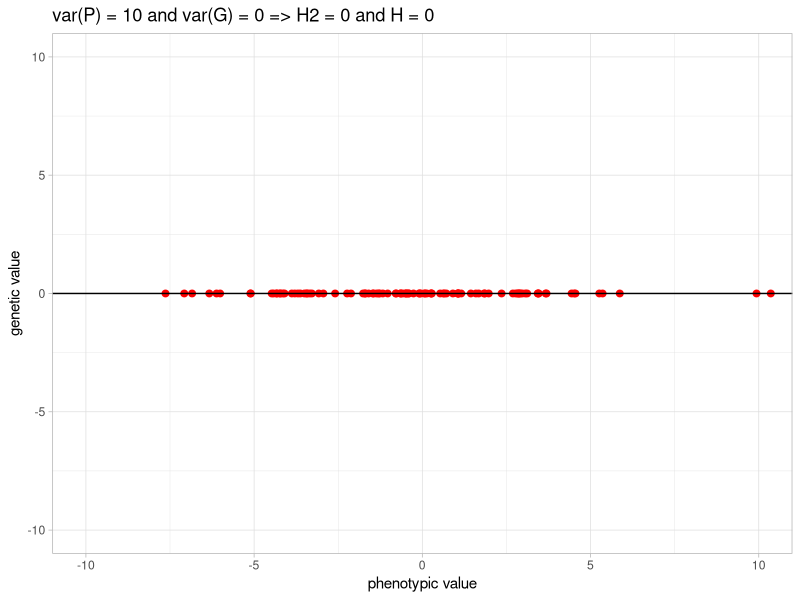
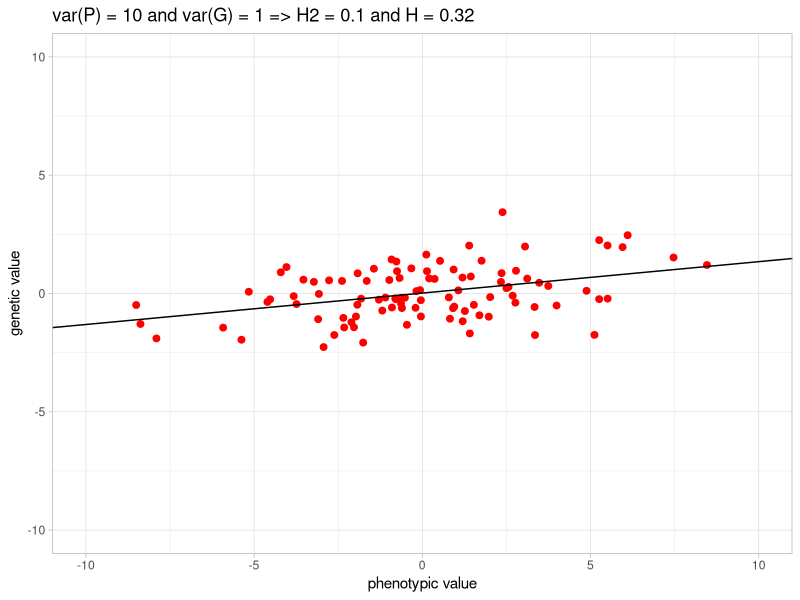
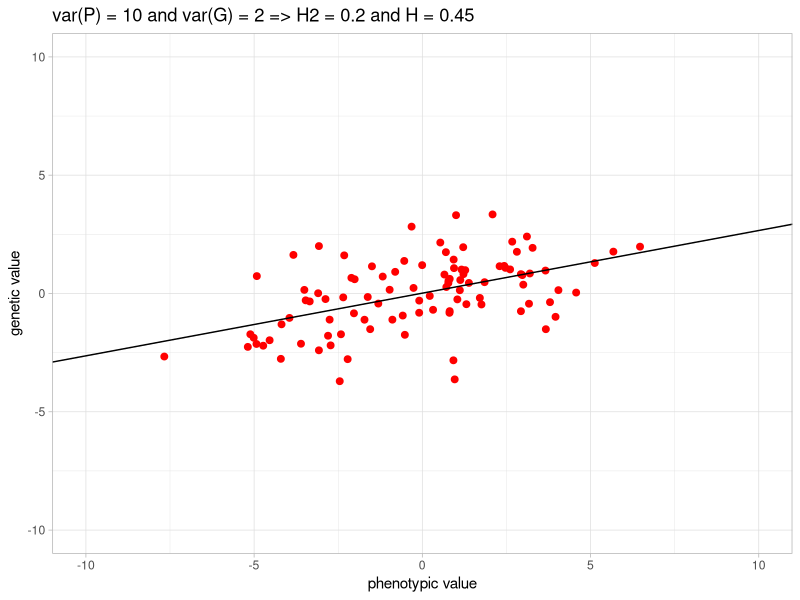
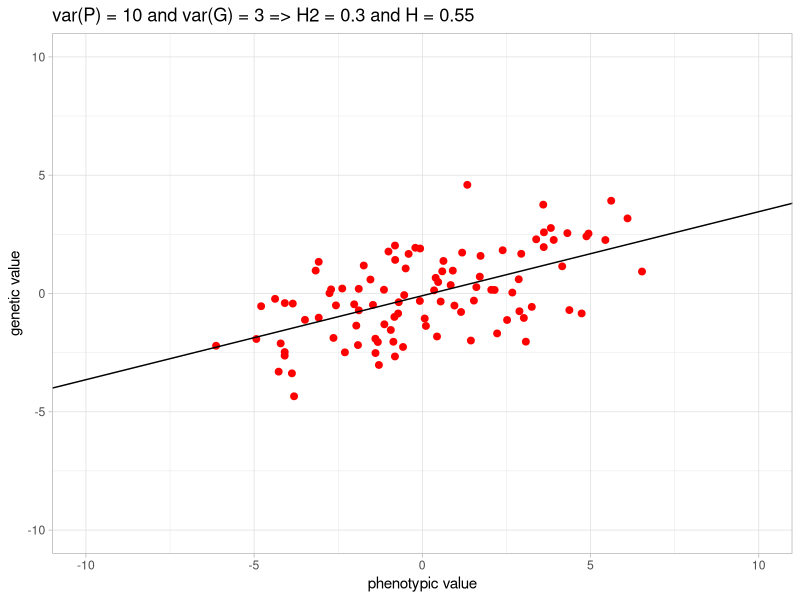
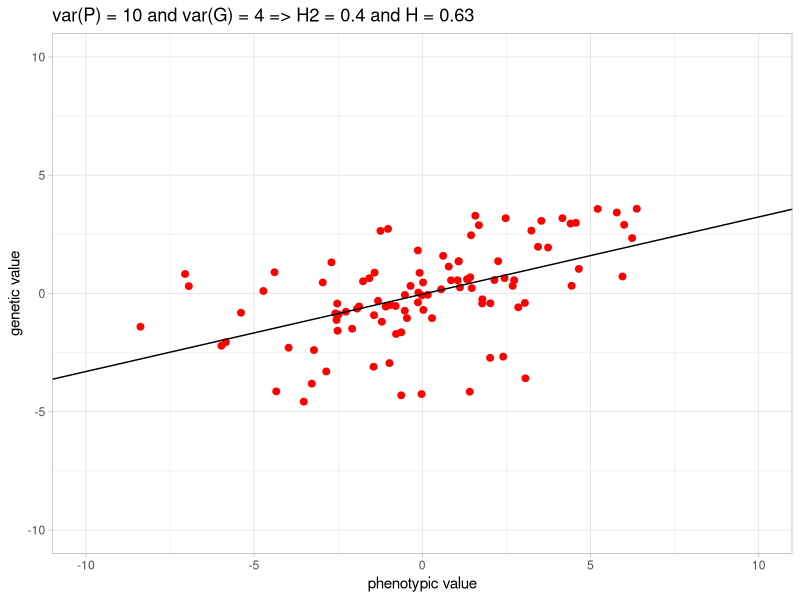
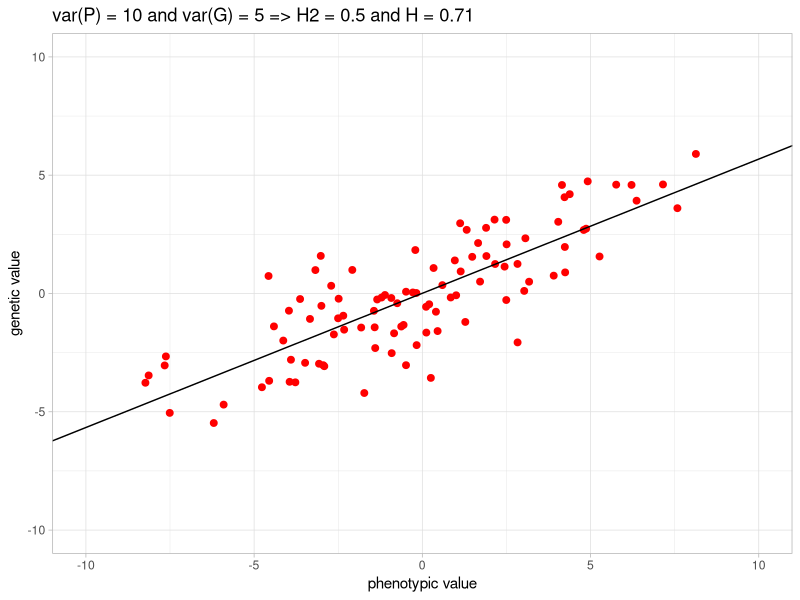
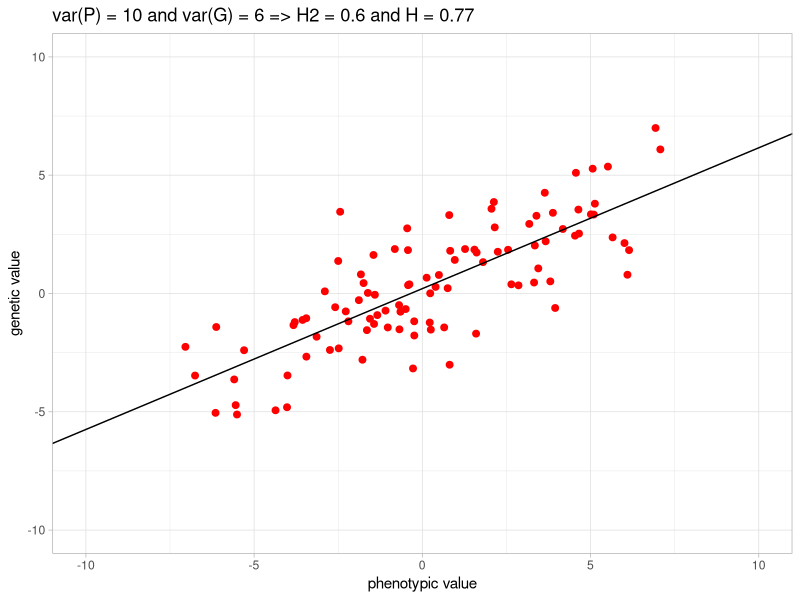
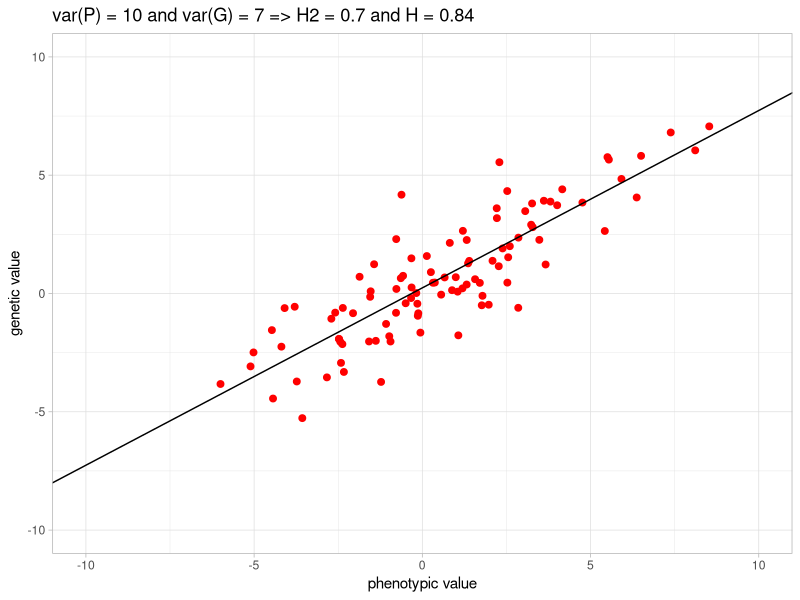

R code for these plots, in order: (Note: this script raises an error after producing the figures.)
## ---- chunk 1
knitr::opts_chunk$set(echo = FALSE)
## ---- chunk 2
suppressPackageStartupMessages(library(MASS))
suppressPackageStartupMessages(library(ggplot2))
## ---- chunk 3
var_p <- 10
vars_g <- seq(0, var_p, by=1)
plots <- list()
for(i in seq_along(vars_g)){
  var_g <- vars_g[i]
  (H2 <- var_g / var_p)
  (H <- sqrt(H2))
  (cov_g_p <- H * sqrt(var_g * var_p))
  (Sigma <- matrix(c(var_g, cov_g_p, cov_g_p, var_p),2,2))
  eigen(Sigma)$values
  dat <- data.frame(mvrnorm(n=100, mu=rep(0, 2), Sigma=Sigma))
  colnames(dat) <- c("geno", "pheno")
  fit <- lm(geno ~ pheno, dat)
  summary(fit)$r.squared
  p <- ggplot(dat) +
    aes(x=pheno, y=geno) +
    geom_point(size=2, col="red") +
    labs(title=paste0("var(P) = ", var_p, " and var(G) = ", var_g,
                      " => H2 = ", round(H2, 2), " and H = ", round(H, 2)),
         x="phenotypic value", y="genetic value") +
    geom_abline(slope=coef(fit)[2], intercept=coef(fit)[1]) +
    coord_cartesian(xlim=c(-10, 10), ylim=c(-10, 10)) +
    theme_light()
  print(p)
  plots[[i]] <- p
}
## ---- chunk 4
knitr::knit_exit()
## ---- chunk 5
var_g <- 0.1
var_e <- 1
params <- data.frame(var_g=var_g,
                     var_e=var_e,
                     nbReps=c(seq(1, 10, by=2),
                              seq(11, 100, by=10)))
params$var_p <- params$var_g + params$var_e / params$nbReps
params$H2 <- round(params$var_g / params$var_p, 2)
params
ggplot(params) +
  aes(x=nbReps, y=H2) +
  geom_point() +
  geom_line() +
  coord_cartesian(ylim=c(0,1)) +
  labs(title="Broad-sense heritability",
       subtitle=paste0("var_g=", round(var_g, 2), " var_e=", round(var_e, 2)),
       x="number of replicates",
       y="H2") +
  theme_light()
## ---- chunk 6
n <- 100
set.seed(12345)
dats <- lapply(1:nrow(params), function(i){
  var_p <- params$var_p[i]
  cov_g_p <- sqrt(params$H2[i]) * sqrt(var_g * var_p)
  Sigma <- matrix(c(var_g, cov_g_p, cov_g_p, var_p),2,2)
  mvrnorm(n=100, mu=rep(0, 2), Sigma=Sigma)
})
## dat <- do.call(rbind, dats)
for(i in 1:nrow(params)){
  p <- ggplot(dats[[i]]) +
    aes(x=geno, y=pheno) +
    geom_point() +
    theme_light()
  print(p)
}
